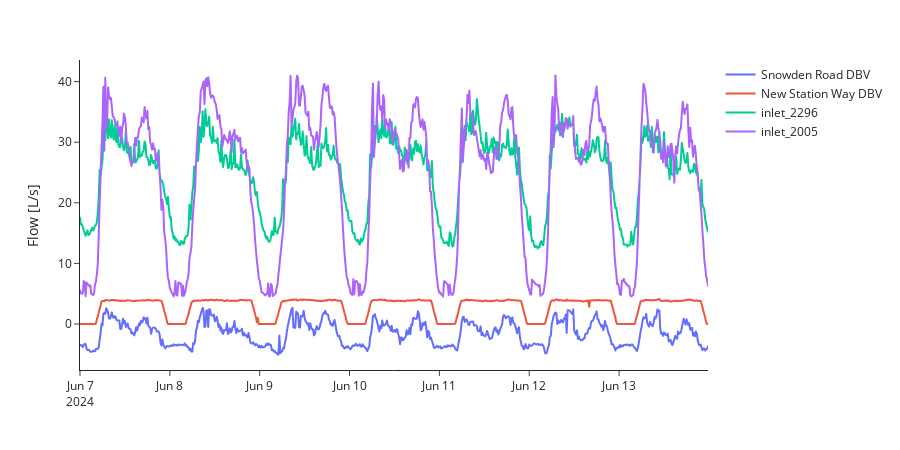

This figure's notebook cell:
### Markdown cell above
Flow data @ DMA inlets and dynamic boundary valves.

### Code cell
try:
    flow_bwfl_ids = ['inlet_2296', 'inlet_2005', 'Snowden Road DBV', 'New Station Way DBV']
    # flow_bwfl_ids = flow_df['bwfl_id'].unique()
    plot_flow_df = flow_df[flow_df['bwfl_id'].isin(flow_bwfl_ids)]
    fig = px.line(
        plot_flow_df,
        x='datetime',
        y='mean',
        color='bwfl_id',
    )
    fig.update_layout(
        xaxis_title='',
        yaxis_title='Flow [L/s]',
        legend_title_text='',
        template='simple_white',
        height=450,
    )
    fig.show()
except:
    print("Plotting data not available.")

### Figure 1 — Plotly figure (JSON) as saved in the notebook; plotly's stock layout.template omitted (floating-point values rounded to 4 significant figures; data arrays with more than 128 entries replaced by an {"elided": "..."} marker saying what was removed)
{"data": [{"hovertemplate": "bwfl_id=Snowden Road DBV<br>datetime=%{x}<br>mean=%{y}<extra></extra>", "legendgroup": "Snowden Road DBV", "line": {"color": "#636efa", "dash": "solid"}, "marker": {"symbol": "circle"}, "mode": "lines", "name": "Snowden Road DBV", "showlegend": true, "type": "scattergl", "x": {"elided": "672 str values"}, "xaxis": "x", "y": {"elided": "672 float values"}, "yaxis": "y"}, {"hovertemplate": "bwfl_id=New Station Way DBV<br>datetime=%{x}<br>mean=%{y}<extra></extra>", "legendgroup": "New Station Way DBV", "line": {"color": "#EF553B", "dash": "solid"}, "marker": {"symbol": "circle"}, "mode": "lines", "name": "New Station Way DBV", "showlegend": true, "type": "scattergl", "x": {"elided": "672 str values"}, "xaxis": "x", "y": {"elided": "672 float values"}, "yaxis": "y"}, {"hovertemplate": "bwfl_id=inlet_2296<br>datetime=%{x}<br>mean=%{y}<extra></extra>", "legendgroup": "inlet_2296", "line": {"color": "#00cc96", "dash": "solid"}, "marker": {"symbol": "circle"}, "mode": "lines", "name": "inlet_2296", "showlegend": true, "type": "scattergl", "x": {"elided": "672 str values"}, "xaxis": "x", "y": {"elided": "672 float values"}, "yaxis": "y"}, {"hovertemplate": "bwfl_id=inlet_2005<br>datetime=%{x}<br>mean=%{y}<extra></extra>", "legendgroup": "inlet_2005", "line": {"color": "#ab63fa", "dash": "solid"}, "marker": {"symbol": "circle"}, "mode": "lines", "name": "inlet_2005", "showlegend": true, "type": "scattergl", "x": {"elided": "672 str values"}, "xaxis": "x", "y": {"elided": "672 float values"}, "yaxis": "y"}], "layout": {"height": 450, "legend": {"title": {"text": ""}, "tracegroupgap": 0}, "margin": {"t": 60}, "xaxis": {"anchor": "y", "autorange": true, "domain": [0, 1], "range": ["2024-06-07", "2024-06-13 23:45"], "title": {"text": ""}, "type": "date"}, "yaxis": {"anchor": "x", "autorange": true, "domain": [0, 1], "range": [-7.592, 43.57], "title": {"text": "Flow [L/s]"}, "type": "linear"}}}
